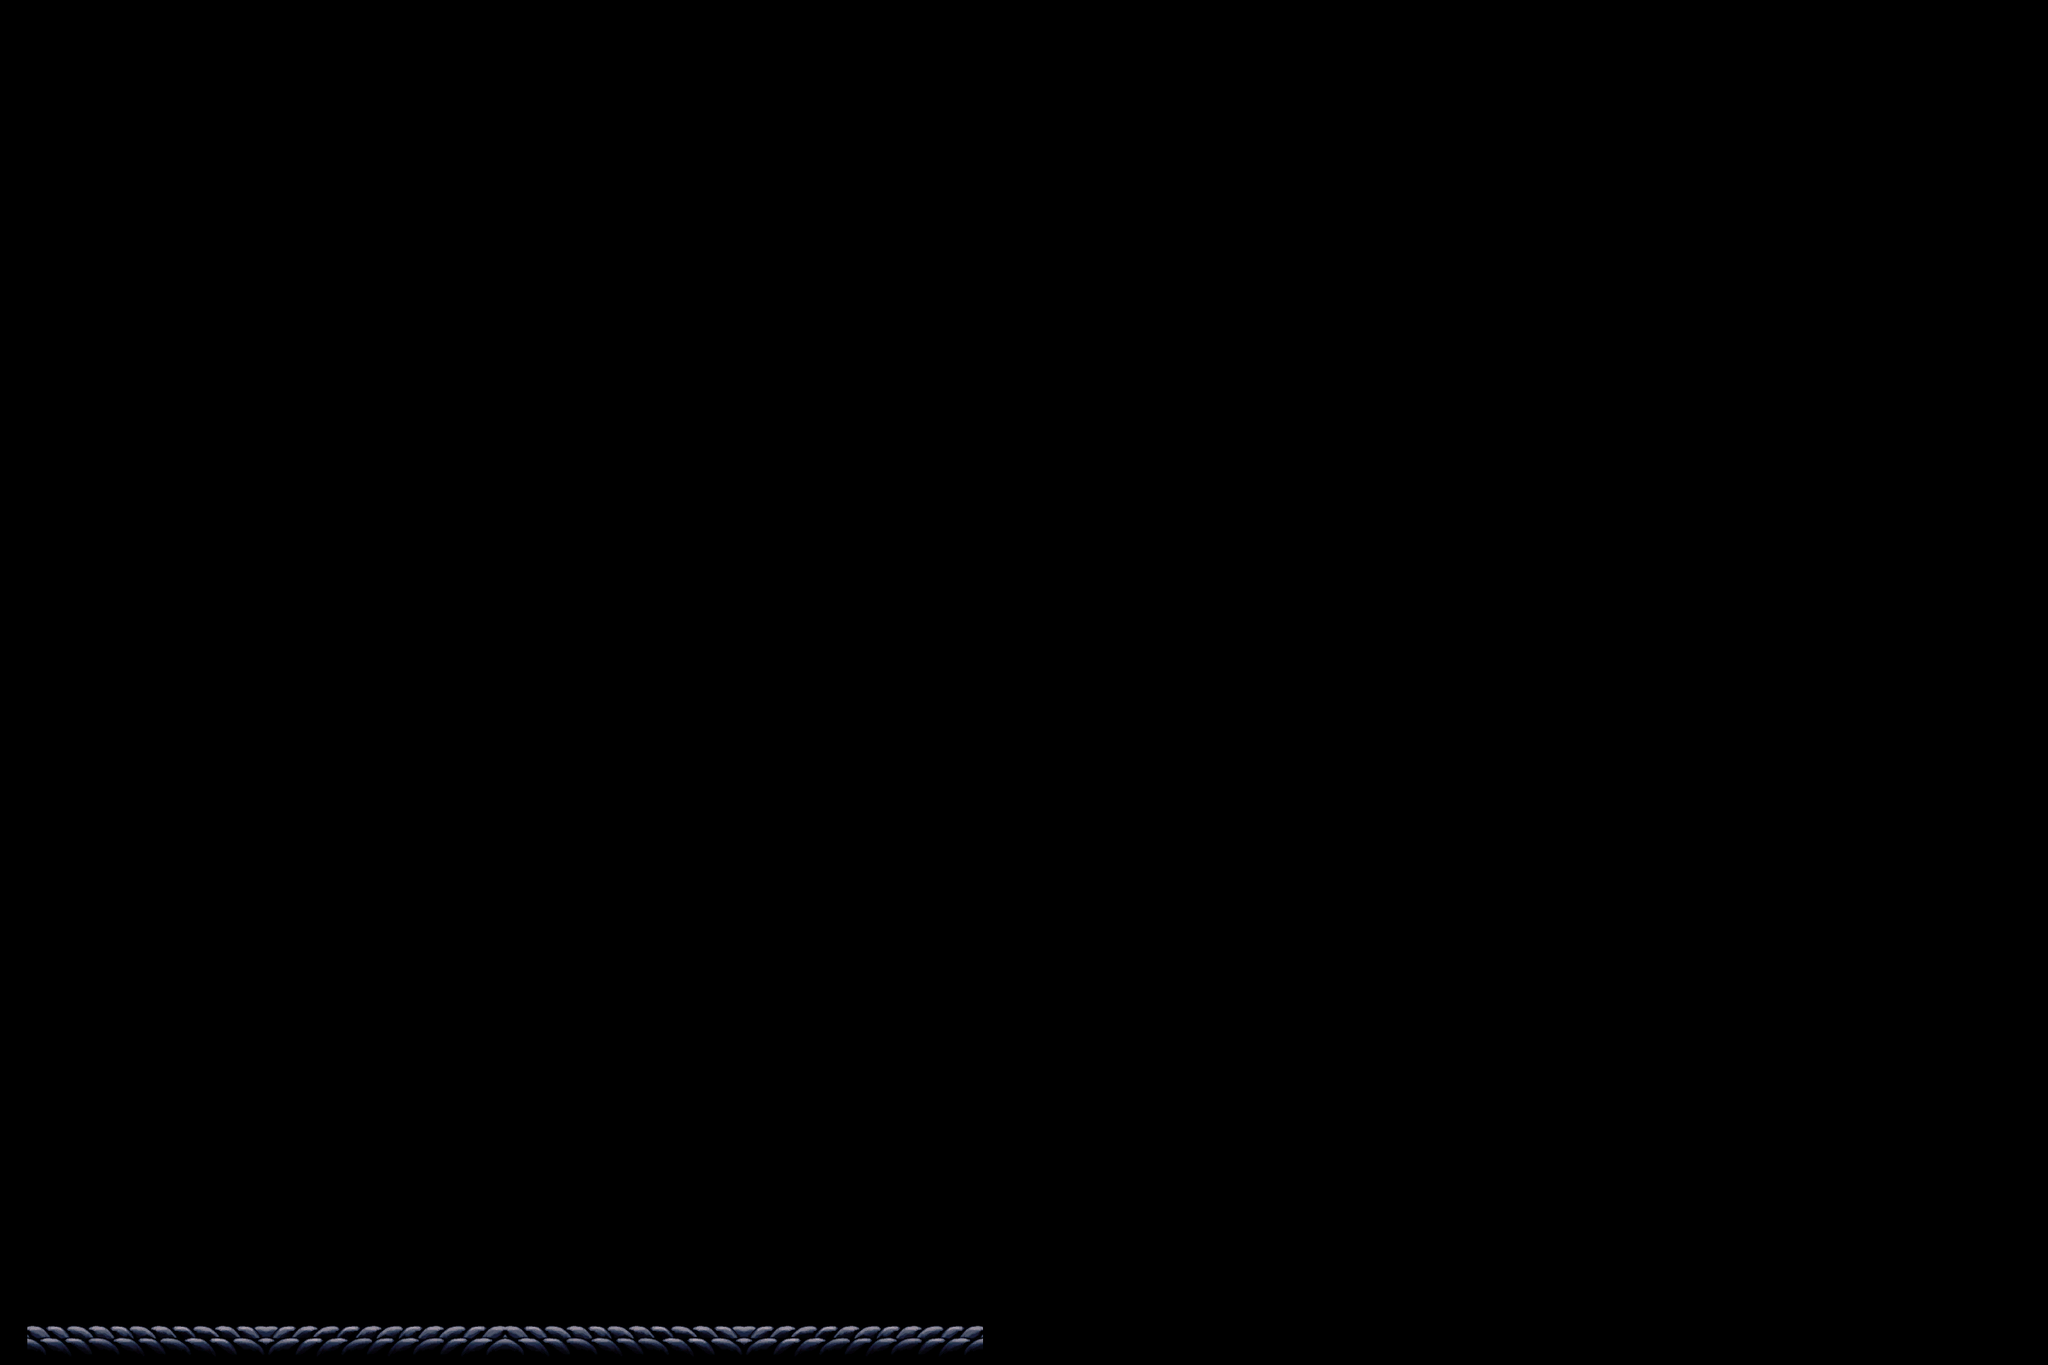

Rendered tile map (Tiled .tmx) drawn with the repository's tilesets; below, a short description and the map source with its tile grids summarised:
An orthogonal 300x200 tile map with 8x8 px tiles, 1 tile layer (main), 2 tilesets.

<map version="1.10" tiledversion="1.12.2" orientation="orthogonal" renderorder="right-down" width="300" height="200" tilewidth="8" tileheight="8" infinite="0" nextlayerid="2" nextobjectid="1">
 <tileset firstgid="1" source="floor.tsx" />
 <tileset firstgid="259" source="wall1.tsx" />
 <layer id="1" name="main" width="300" height="200">
  <data>[60000 cells, 840 non-empty, 210 distinct tile ids]</data>
 </layer>
</map>
